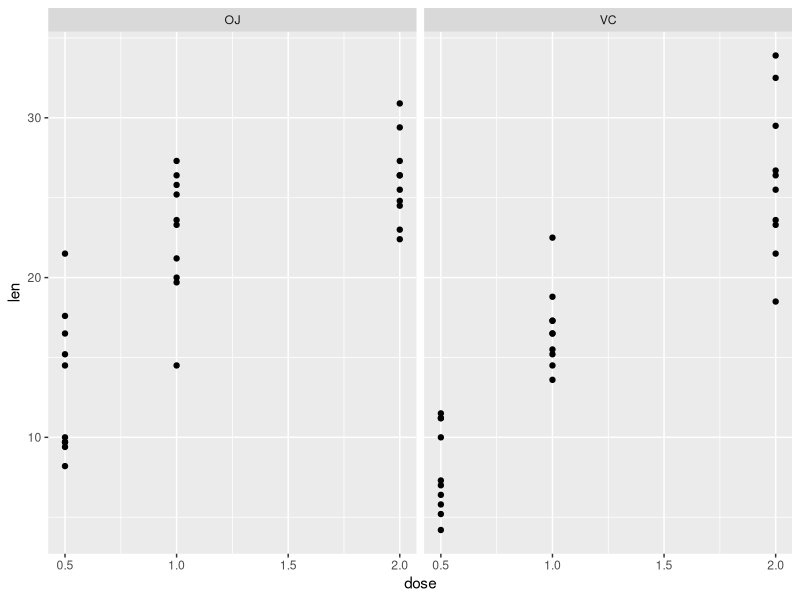
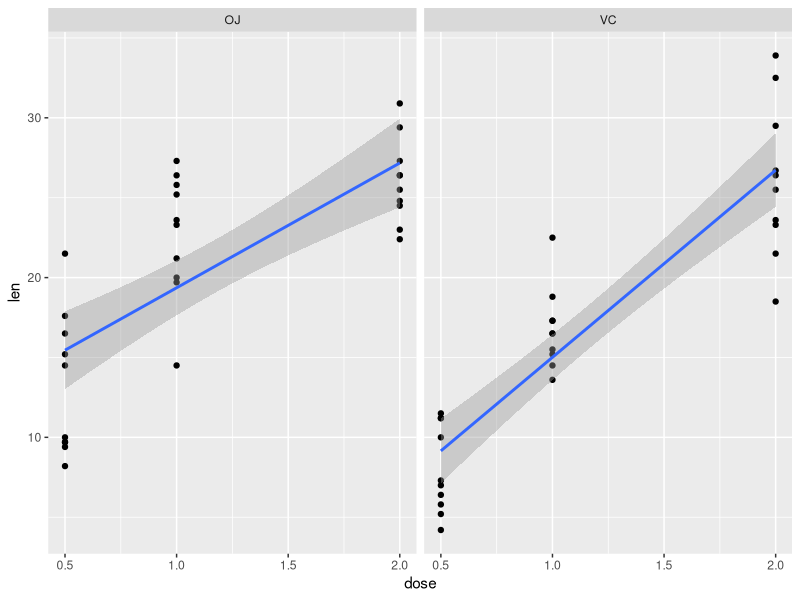
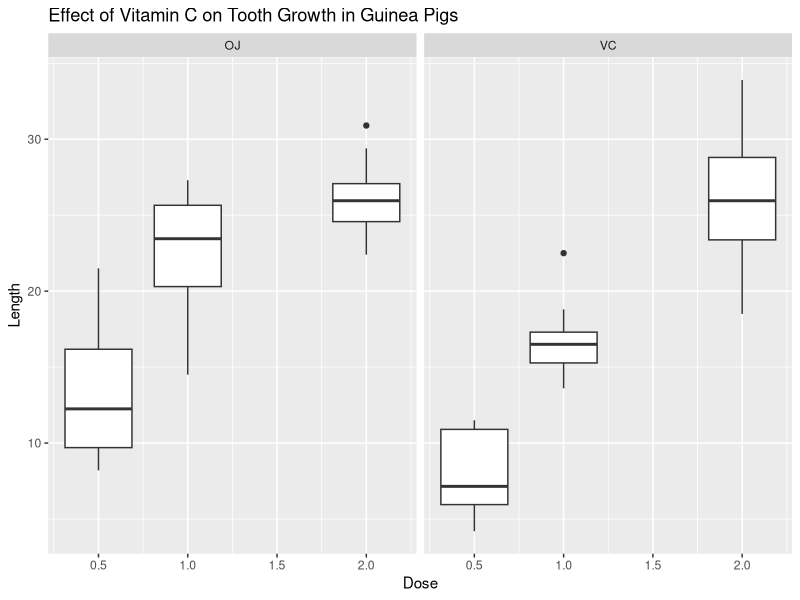

The R script that drew these images, in order:
## ---- chunk 1
#| message: false
#| error: false
library(tidyverse)
# Paste your code in here!

## ---- chunk 2
#| message: false
#| error: false

data()
ToothGrowth #I chose this one because it looked simple


ToothGrowth$dose #Checking which doses are avialable after making an initial graph
#in the next box - making sure there are just 3 possible doses.


## ---- chunk 3
#| message: false
#| error: false

ggplot(ToothGrowth, aes(y = len, x = dose)) +
  geom_point() +
  facet_wrap(~supp)

ggplot(ToothGrowth, aes(y = len, x = dose)) +
  geom_point() +
  geom_smooth(method = lm) +
  facet_wrap(~supp)

ggplot(ToothGrowth, aes(y = len, x = dose, group = dose)) +
  geom_boxplot() +
  facet_wrap(~supp) +
  labs(title = "Effect of Vitamin C on Tooth Growth in Guinea Pigs") +
  labs(x = "Dose", y = "Length")
